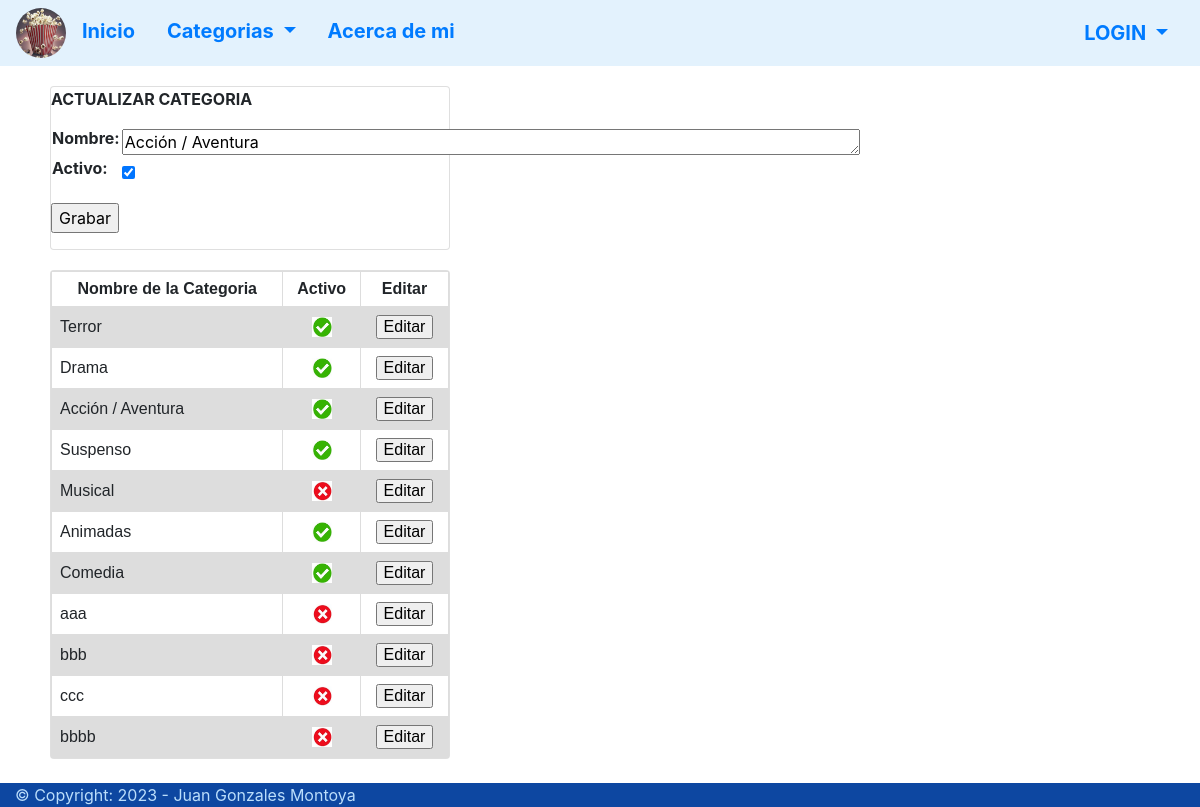
Page /Movies/updateCategory/11/ on the committed database.
### Movies/models.py (models this page shows, shortened)
class category(models.Model):
    name   = models.CharField(max_length=100, verbose_name="Nombre")
    active = models.BooleanField( default=True, verbose_name="Activo")

### Movies/views.py (the view, shortened to what this page needs)
# urls.py: path("updateCategory/<int:id>/",updateCategory),
def updateCategory(request,id):
    categories_active = category.objects.filter(active = True)
    category_select = category.objects.get(id=id)
    categories_all = category.objects.all()
    if request.method == 'GET':
        context = {
                    'categories':categories_active,
                    'categories_all':categories_all,
                    'form':CategoryForm(instance=category_select)
        }
        return render(request,'Movies/update_category.html',context=context)

### Movies/forms.py
class CategoryForm(forms.ModelForm ):
    class Meta:
        model = category
        fields = '__all__'
        widgets = {
            'name': forms.Textarea(attrs={"rows":1,"cols":70}),
        }

### Templates/Movies/update_category.html (shortened to what this page needs)
{% extends 'menu.html'%}
{% block content %}
<div class="card" style="margin-right: 700px;">
    <p><b>ACTUALIZAR CATEGORIA</b></p>
    {% if form %}
        <form action="" method="POST">
            <table>
                {{form.as_table}}
            </table>
            <input type="submit" value="Grabar">
        </form>
    {% endif %}
</div>
<div class="card" style=" margin-top: 20px; margin-right: 700px;">
    <table class="tabla">
        <tr class="fila" >
            <th class="celda1">Nombre de la Categoria</th>
            <th class="celda1">Activo</th>
            <th class="celda1">Editar</th>
        </tr>
        {% if categories_all %}
        {% for category in categories_all%}
        <tr class="fila">
            <form action="/Movies/updateCategory/{{category.id}}/" method="get">
            <td class="celda2">{{category.name}}</td>
            {% if category.active%}
                <td class="celda1"><img src="/Media/active.jpg" style="width: 20px; height: 20px;"></td>
            {% else %}
                <td class="celda1"><img src="/Media/inactive.jpg" style="width: 20px; height: 20px;"></td>
            {% endif %}
            <td class="celda1"><input type="submit" value="Editar"></td>
            </form>
        </tr>
        {% endfor %}
        {% endif %}
    </table>
</div><br/><br/>
{% endblock %}

### Templates/Movies/update_category.html (style rules this page uses)
.tabla { font-family: arial, sans-serif; border-collapse: collapse; width: 100%; }
.celda1 { border: 1px solid #dddddd; text-align: left; padding: 8px; text-align: center; }
.celda2 { border: 1px solid #dddddd; text-align: left; padding: 8px; text-align: left; }
.fila:nth-child(even) { background-color: #dddddd; }

### Templates/menu.html (style rules this page uses)
html { min-height: 100%; position: relative; }
body { margin: 0; margin-bottom: 30px; }

### rows in the picture
category: name "Acción / Aventura", active "☑"
category: name "Terror", active True (drawn)
category: name "Drama", active True (drawn)
category: name "Suspenso", active True (drawn)
category: name "Musical", active False (drawn)
category: name "Animadas", active True (drawn)
category: name "Comedia", active True (drawn)
category: name "aaa", active False (drawn)
category: name "bbb", active False (drawn)
category: name "ccc", active False (drawn)
category: name "bbbb", active False (drawn)
